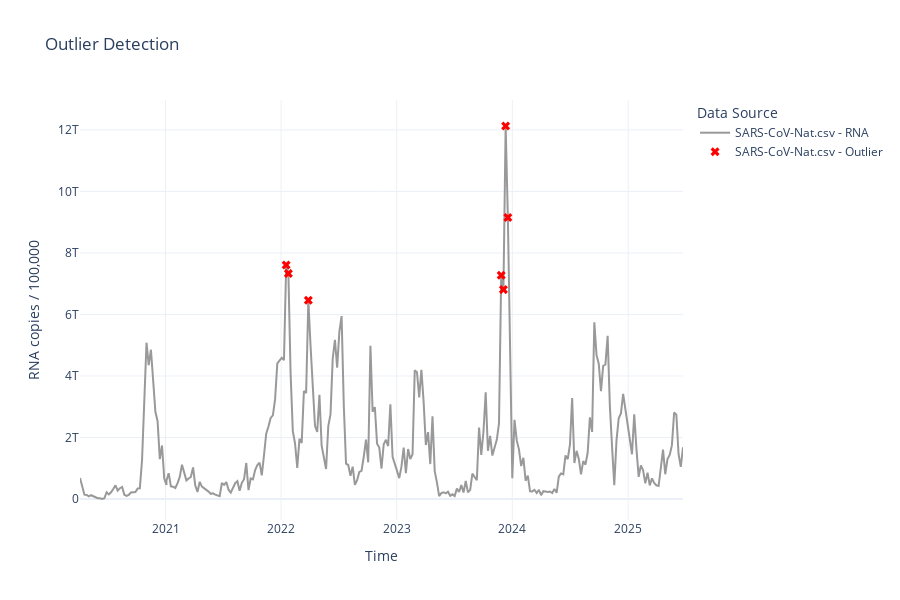

Notebook source saved alongside this figure:
### Markdown cell above
## Plot

### Code cell
fig = go.Figure()

# Unique files
files = df_outliers['filename'].unique()

# Color palette
colors = px.colors.qualitative.Set1

# df_outliers_nat = df_outliers.copy() 
df_outliers_nat = df_outliers[df_outliers['filename'].str.contains('Nat')]

# Plot each file separately
for i, f in enumerate(files):
    df_file = df_outliers_nat[df_outliers_nat['filename'] == f]

    # Raw data line
    fig.add_trace(go.Scatter(
        x=df_file['time'], y=df_file['rna_copies'],
        mode='lines',
        name=f'{f} - RNA',
        line=dict(color=colors[i % len(colors)]),
        hoverinfo='name+y'
    ))

    # # Rolling median
    # fig.add_trace(go.Scatter(
    #     x=df_file['time'], y=df_file['median'],
    #     mode='lines',
    #     name=f'{f} - Median',
    #     line=dict(color='gray', dash='dash'),
    #     showlegend=False,
    #     hoverinfo='name+y'
    # ))

    # # Outliers
    # df_outliers_file = df_file[df_file['outlier']]
    # fig.add_trace(go.Scatter(
    #     x = df_outliers_file['time'], y = df_outliers_file['rna_copies'],
    #     mode='markers',
    #     name=f'{f} - Outlier',
    #     marker=dict(color='red', size=8, symbol='x'),
    #     hoverinfo='name+y'
    # ))
    df_outliers_file = df_file[df_file['outlier']]
    if not df_outliers_file.empty:
        fig.add_trace(go.Scatter(
            x=df_outliers_file['time'],
            y=df_outliers_file['rna_copies'],
            mode='markers',
            name=f'{f} - Outlier',
            marker=dict(color='red', size=8, symbol='x'),
            hoverinfo='name+y'
        ))

# Layout settings
fig.update_layout(
    title='Outlier Detection',
    xaxis_title='Time',
    yaxis_title='RNA copies / 100,000',
    legend_title='Data Source',
    height=600,
    template='plotly_white'
)

fig.show()

### Figure 1 — Plotly figure (JSON) as saved in the notebook; plotly's stock layout.template omitted (floating-point values rounded to 4 significant figures; data arrays with more than 128 entries replaced by an {"elided": "..."} marker saying what was removed)
{"data": [{"hoverinfo": "name+y", "line": {"color": "rgb(228,26,28)"}, "mode": "lines", "name": "SARS-CoV-BEG.csv - RNA", "type": "scatter", "x": [], "y": []}, {"hoverinfo": "name+y", "line": {"color": "rgb(55,126,184)"}, "mode": "lines", "name": "SARS-CoV-BET.csv - RNA", "type": "scatter", "x": [], "y": []}, {"hoverinfo": "name+y", "line": {"color": "rgb(77,175,74)"}, "mode": "lines", "name": "SARS-CoV-BLE.csv - RNA", "type": "scatter", "x": [], "y": []}, {"hoverinfo": "name+y", "line": {"color": "rgb(152,78,163)"}, "mode": "lines", "name": "SARS-CoV-BOE.csv - RNA", "type": "scatter", "x": [], "y": []}, {"hoverinfo": "name+y", "line": {"color": "rgb(255,127,0)"}, "mode": "lines", "name": "SARS-CoV-ECH.csv - RNA", "type": "scatter", "x": [], "y": []}, {"hoverinfo": "name+y", "line": {"color": "rgb(255,255,51)"}, "mode": "lines", "name": "SARS-CoV-GRE.csv - RNA", "type": "scatter", "x": [], "y": []}, {"hoverinfo": "name+y", "line": {"color": "rgb(166,86,40)"}, "mode": "lines", "name": "SARS-CoV-HES.csv - RNA", "type": "scatter", "x": [], "y": []}, {"hoverinfo": "name+y", "line": {"color": "rgb(247,129,191)"}, "mode": "lines", "name": "SARS-CoV-MER.csv - RNA", "type": "scatter", "x": [], "y": []}, {"hoverinfo": "name+y", "line": {"color": "rgb(153,153,153)"}, "mode": "lines", "name": "SARS-CoV-Nat.csv - RNA", "type": "scatter", "x": {"elided": "268 str values"}, "y": {"elided": "268 float values"}}, {"hoverinfo": "name+y", "marker": {"color": "red", "size": 8, "symbol": "x"}, "mode": "markers", "name": "SARS-CoV-Nat.csv - Outlier", "type": "scatter", "x": ["2022-01-17", "2022-01-24", "2022-03-28", "2023-11-27", "2023-12-04", "2023-12-11", "2023-12-18"], "y": [7606000000000.0, 7331000000000.0, 6464000000000.0, 7274000000000.0, 6807000000000.0, 12130000000000.0, 9152000000000.0]}, {"hoverinfo": "name+y", "line": {"color": "rgb(228,26,28)"}, "mode": "lines", "name": "SARS-CoV-PET.csv - RNA", "type": "scatter", "x": [], "y": []}, {"hoverinfo": "name+y", "line": {"color": "rgb(55,126,184)"}, "mode": "lines", "name": "SARS-CoV-SCH.csv - RNA", "type": "scatter", "x": [], "y": []}, {"hoverinfo": "name+y", "line": {"color": "rgb(77,175,74)"}, "mode": "lines", "name": "SARS-CoV-UEB.csv - RNA", "type": "scatter", "x": [], "y": []}, {"hoverinfo": "name+y", "line": {"color": "rgb(152,78,163)"}, "mode": "lines", "name": "SARS-CoV-VIE.csv - RNA", "type": "scatter", "x": [], "y": []}, {"hoverinfo": "name+y", "line": {"color": "rgb(255,127,0)"}, "mode": "lines", "name": "SARS-CoV-WIL.csv - RNA", "type": "scatter", "x": [], "y": []}], "layout": {"height": 600, "legend": {"title": {"text": "Data Source"}}, "title": {"text": "Outlier Detection"}, "xaxis": {"title": {"text": "Time"}}, "yaxis": {"title": {"text": "RNA copies / 100,000"}}}}
